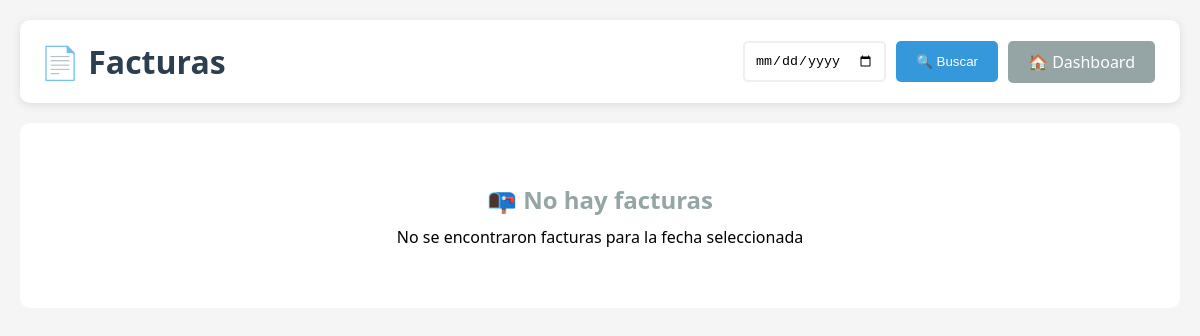
Page /facturas (signed in) on the earlier database version.
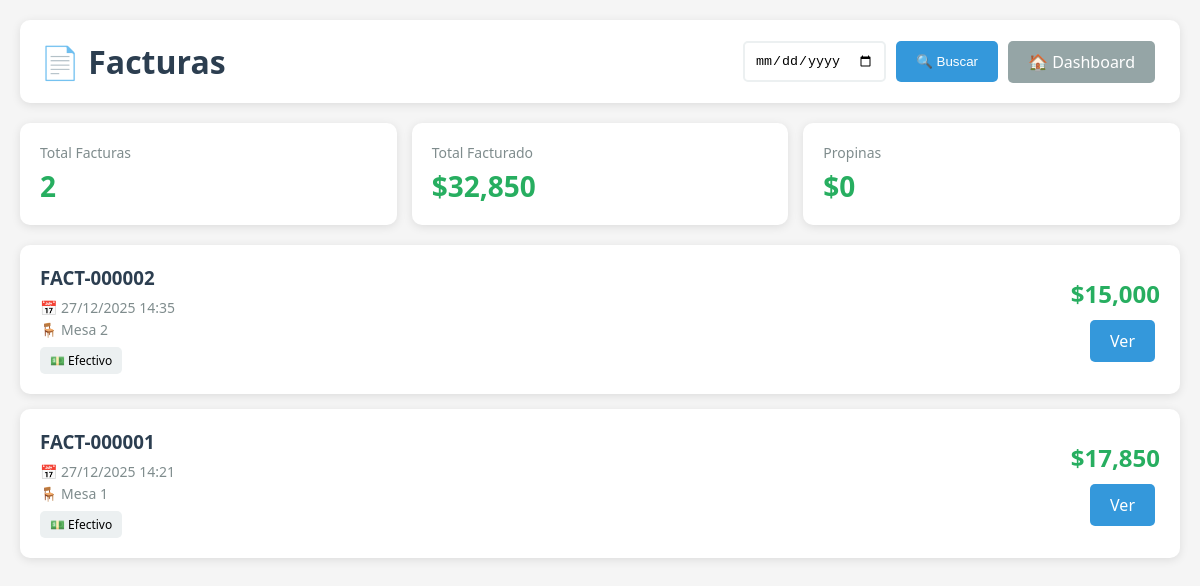
Same page on the later database version.
### app.py (models this page shows)
class Factura(db.Model):
    id = db.Column(db.Integer, primary_key=True)
    numero_consecutivo = db.Column(db.String(50), unique=True, nullable=False)
    sesion_id = db.Column(db.Integer, db.ForeignKey('sesion.id'), nullable=False)
    fecha_emision = db.Column(db.DateTime, default=datetime.now)
    subtotal = db.Column(db.Float, default=0)
    iva = db.Column(db.Float, default=0)
    propina = db.Column(db.Float, default=0)
    total = db.Column(db.Float, default=0)
    metodo_pago = db.Column(db.String(50), default='efectivo')  # efectivo, tarjeta, transferencia, mixto
    desglose_pago = db.Column(db.Text)  # JSON con desglose si es mixto
    cliente_nombre = db.Column(db.String(200))
    cliente_documento = db.Column(db.String(50))
    notas = db.Column(db.Text)
    sesion = db.relationship('Sesion', backref='facturas')

class Mesa(db.Model):
    id = db.Column(db.Integer, primary_key=True)
    numero = db.Column(db.Integer, nullable=False, unique=True)
    capacidad = db.Column(db.Integer, default=4)
    activa = db.Column(db.Boolean, default=True)

### app.py (the view)
@app.route("/facturas")
@login_required
def lista_facturas():
    fecha_param = request.args.get('fecha')
    if fecha_param:
        try:
            fecha_obj = datetime.strptime(fecha_param, '%Y-%m-%d').date()
            facturas = Factura.query.filter(
                db.func.date(Factura.fecha_emision) == fecha_obj
            ).order_by(Factura.fecha_emision.desc()).all()
        except ValueError:
            flash('Fecha inválida', 'error')
            facturas = Factura.query.order_by(Factura.fecha_emision.desc()).limit(50).all()
    else:
        facturas = Factura.query.order_by(Factura.fecha_emision.desc()).limit(50).all()
    return render_template("lista_facturas.html", facturas=facturas)

### app.py (called while the page is built)
@login_manager.user_loader
def load_user(user_id):
    return Usuario.query.get(int(user_id))

### templates/lista_facturas.html (shortened to what this page needs)
<!DOCTYPE html>
<html lang="es">
<head>
</head>
<body>
    <div class="container">
        <div class="header">
            <h1>📄 Facturas</h1>
            <div class="filtros">
                <form method="GET" style="display: flex; gap: 10px;">
                    <input type="date" name="fecha" value="{{ request.args.get('fecha', '') }}">
                    <button type="submit">🔍 Buscar</button>
                </form>
                <a href="{{ url_for('dashboard') }}" class="btn btn-secondary">🏠 Dashboard</a>
            </div>
        </div>
        {% if facturas %}
        <div class="stats">
            <div class="stat-card">
                <div class="label">Total Facturas</div>
                <div class="value">{{ facturas|length }}</div>
            </div>
            <div class="stat-card">
                <div class="label">Total Facturado</div>
                <div class="value">${{ '{:,.0f}'.format(facturas|sum(attribute='total')) }}</div>
            </div>
            <div class="stat-card">
                <div class="label">Propinas</div>
                <div class="value">${{ '{:,.0f}'.format(facturas|sum(attribute='propina')) }}</div>
            </div>
        </div>
        <div class="facturas-grid">
            {% for factura in facturas %}
            <div class="factura-card">
                <div class="factura-info">
                    <h3>{{ factura.numero_consecutivo }}</h3>
                    <p>📅 {{ factura.fecha_emision.strftime('%d/%m/%Y %H:%M') }}</p>
                    <p>🪑 Mesa {{ factura.sesion.mesa.numero }}</p>
                    <span class="factura-metodo">
                        {% if factura.metodo_pago == 'efectivo' %}💵 Efectivo
                        {% elif factura.metodo_pago == 'tarjeta' %}💳 Tarjeta
                        {% elif factura.metodo_pago == 'transferencia' %}📱 Transferencia
                        {% elif factura.metodo_pago == 'mixto' %}🔀 Mixto
                        {% endif %}
                    </span>
                </div>
                <div style="text-align: right;">
                    <div class="factura-total">${{ '{:,.0f}'.format(factura.total) }}</div>
                    <div style="margin-top: 10px;">
                        <a href="{{ url_for('ver_factura', factura_id=factura.id) }}" class="btn btn-primary">Ver</a>
                    </div>
                </div>
            </div>
            {% endfor %}
        </div>
        {% else %}
        <div class="empty-state">
            <h2>📭 No hay facturas</h2>
            <p>No se encontraron facturas para la fecha seleccionada</p>
        </div>
        {% endif %}
    </div>
</body>
</html>

### templates/lista_facturas.html (style rules this page uses)
* { margin: 0; padding: 0; box-sizing: border-box; }
body { font-family: 'Segoe UI', Tahoma, Geneva, Verdana, sans-serif; background: #f5f5f5; padding: 20px; }
.container { max-width: 1200px; margin: 0 auto; }
.header { background: white; padding: 20px; border-radius: 10px; margin-bottom: 20px; box-shadow: 0 2px 10px rgba(0,0,0,0.1); display: flex; justify-content: space-between; align-items: center; flex-wrap: wrap; gap: 15px; }
.header h1 { color: #2c3e50; }
.filtros { display: flex; gap: 10px; align-items: center; }
.filtros input { padding: 10px; border: 2px solid #ecf0f1; border-radius: 5px; }
.filtros button { padding: 10px 20px; background: #3498db; color: white; border: none; border-radius: 5px; cursor: pointer; }
.stats { display: grid; grid-template-columns: repeat(auto-fit, minmax(200px, 1fr)); gap: 15px; margin-bottom: 20px; }
.stat-card { background: white; padding: 20px; border-radius: 10px; box-shadow: 0 2px 10px rgba(0,0,0,0.1); }
.stat-card .value { font-size: 28px; font-weight: bold; color: #27ae60; margin-top: 5px; }
.stat-card .label { color: #7f8c8d; font-size: 14px; }
.facturas-grid { display: grid; gap: 15px; }
.factura-card { background: white; padding: 20px; border-radius: 10px; box-shadow: 0 2px 10px rgba(0,0,0,0.1); display: flex; justify-content: space-between; align-items: center; transition: transform 0.3s; }
.factura-info h3 { color: #2c3e50; margin-bottom: 8px; }
.factura-info p { color: #7f8c8d; font-size: 14px; margin: 3px 0; }
.factura-total { font-size: 24px; font-weight: bold; color: #27ae60; }
.factura-metodo { display: inline-block; padding: 5px 10px; background: #ecf0f1; border-radius: 5px; font-size: 12px; margin-top: 5px; }
.btn { padding: 10px 20px; border: none; border-radius: 5px; cursor: pointer; text-decoration: none; display: inline-block; margin-right: 5px; transition: all 0.3s; }
.btn-primary { background: #3498db; color: white; }
.btn-secondary { background: #95a5a6; color: white; }

Differences in the rows shown:
added Factura: numero_consecutivo "FACT-000002", fecha_emision "27/12/2025 14:35", sesion.mesa.numero "2", metodo_pago "💵 Efectivo", total "15,000"
added Factura: numero_consecutivo "FACT-000001", fecha_emision "27/12/2025 14:21", sesion.mesa.numero "1", metodo_pago "💵 Efectivo", total "17,850"
Other differences:
{{ facturas|length }}: (not shown) → "2"
{{ '{:,.0f}'.format(facturas|sum(attribute='total')) }}: (not shown) → "32,850"
{{ '{:,.0f}'.format(facturas|sum(attribute='propina')) }}: (not shown) → "0"
text no longer shown: "📭 No hay facturas No se encontraron facturas para la fecha seleccionada"
text now shown: "Total Facturas Total Facturado $ Propinas $"
